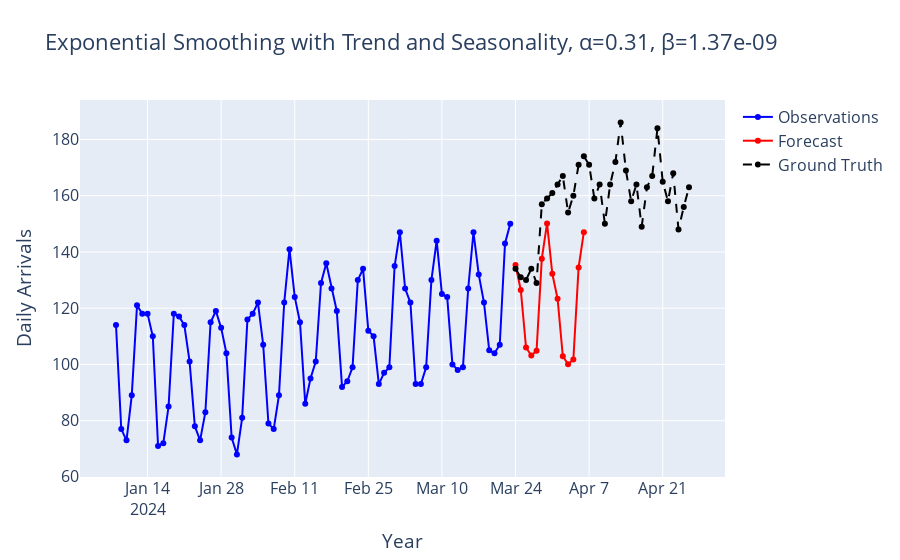

The notebook cell saved with this chart:
### Markdown cell above
# Exponential Smoothing with Trend and Seasonality

### Code cell
alpha = 0.31
beta = 1.37e-09
gamma = 0.60

# Apply Holt-Winters' Exponential Smoothing
model = ExponentialSmoothing(
    df_filtered['arrivals'],
    trend="add",
    seasonal="add",          # safer than "mul" if zeros exist
    seasonal_periods=7,      # weekly seasonality
    initialization_method="estimated"
)

# Fit the model
fitted_model = model.fit(
    smoothing_level=alpha,      # Alpha: Level smoothing
    smoothing_trend=beta,       # Beta: Trend smoothing
    smoothing_seasonal=gamma,   # Gamma: Seasonal smoothing
    optimized=False             # Set to False since we specify parameters
)

# Forecast for the next 2 years (24 months)
forecast_horizon = 14
forecast = fitted_model.forecast(forecast_horizon)

# Create a forecast index
forecast_index = pd.date_range(
    start=df_filtered.index[-1] + pd.Timedelta(days=1),
    periods=forecast_horizon,
    freq="D"
)

# Convert the forecast to a Pandas Series
forecast_series = pd.Series(forecast, index=forecast_index)

# Plot the combined data
fig = go.Figure()

# Add historical data
fig.add_trace(go.Scatter(x=df_filtered.index, y=df_filtered['arrivals'],
                         mode="lines+markers", name="Observations", line=dict(color='blue')))

# Add forecast data
fig.add_trace(
    go.Scatter(
        x=forecast_series.index,
        y=forecast_series,
        mode="lines+markers",
        name="Forecast",
        line=dict(color="red")
    )
)

# Add the ground truth for the forecast period
df_ground_truth = df.loc["2024-03-24":"2024-04-26"]
fig.add_trace(go.Scatter(x=df_ground_truth.index, y=df_ground_truth['arrivals'],
                         mode="lines+markers", name="Ground Truth", line=dict(color='black', dash="dash")))

# Update layout
fig.update_layout(
    title=f'Exponential Smoothing with Trend and Seasonality, α={alpha}, β={beta}',
    xaxis_title="Year",
    yaxis_title="Daily Arrivals",
    font=dict(size=16),
    showlegend=True
)

fig.show()

### Figure 1 — Plotly figure (JSON) as saved in the notebook; plotly's stock layout.template omitted (floating-point values rounded to 4 significant figures)
{"data": [{"line": {"color": "blue"}, "mode": "lines+markers", "name": "Observations", "type": "scatter", "x": ["2024-01-08T00:00:00+00:00", "2024-01-09T00:00:00+00:00", "2024-01-10T00:00:00+00:00", "2024-01-11T00:00:00+00:00", "2024-01-12T00:00:00+00:00", "2024-01-13T00:00:00+00:00", "2024-01-14T00:00:00+00:00", "2024-01-15T00:00:00+00:00", "2024-01-16T00:00:00+00:00", "2024-01-17T00:00:00+00:00", "2024-01-18T00:00:00+00:00", "2024-01-19T00:00:00+00:00", "2024-01-20T00:00:00+00:00", "2024-01-21T00:00:00+00:00", "2024-01-22T00:00:00+00:00", "2024-01-23T00:00:00+00:00", "2024-01-24T00:00:00+00:00", "2024-01-25T00:00:00+00:00", "2024-01-26T00:00:00+00:00", "2024-01-27T00:00:00+00:00", "2024-01-28T00:00:00+00:00", "2024-01-29T00:00:00+00:00", "2024-01-30T00:00:00+00:00", "2024-01-31T00:00:00+00:00", "2024-02-01T00:00:00+00:00", "2024-02-02T00:00:00+00:00", "2024-02-03T00:00:00+00:00", "2024-02-04T00:00:00+00:00", "2024-02-05T00:00:00+00:00", "2024-02-06T00:00:00+00:00", "2024-02-07T00:00:00+00:00", "2024-02-08T00:00:00+00:00", "2024-02-09T00:00:00+00:00", "2024-02-10T00:00:00+00:00", "2024-02-11T00:00:00+00:00", "2024-02-12T00:00:00+00:00", "2024-02-13T00:00:00+00:00", "2024-02-14T00:00:00+00:00", "2024-02-15T00:00:00+00:00", "2024-02-16T00:00:00+00:00", "2024-02-17T00:00:00+00:00", "2024-02-18T00:00:00+00:00", "2024-02-19T00:00:00+00:00", "2024-02-20T00:00:00+00:00", "2024-02-21T00:00:00+00:00", "2024-02-22T00:00:00+00:00", "2024-02-23T00:00:00+00:00", "2024-02-24T00:00:00+00:00", "2024-02-25T00:00:00+00:00", "2024-02-26T00:00:00+00:00", "2024-02-27T00:00:00+00:00", "2024-02-28T00:00:00+00:00", "2024-02-29T00:00:00+00:00", "2024-03-01T00:00:00+00:00", "2024-03-02T00:00:00+00:00", "2024-03-03T00:00:00+00:00", "2024-03-04T00:00:00+00:00", "2024-03-05T00:00:00+00:00", "2024-03-06T00:00:00+00:00", "2024-03-07T00:00:00+00:00", "2024-03-08T00:00:00+00:00", "2024-03-09T00:00:00+00:00", "2024-03-10T00:00:00+00:00", "2024-03-11T00:00:00+00:00", "2024-03-12T00:00:00+00:00", "2024-03-13T00:00:00+00:00", "2024-03-14T00:00:00+00:00", "2024-03-15T00:00:00+00:00", "2024-03-16T00:00:00+00:00", "2024-03-17T00:00:00+00:00", "2024-03-18T00:00:00+00:00", "2024-03-19T00:00:00+00:00", "2024-03-20T00:00:00+00:00", "2024-03-21T00:00:00+00:00", "2024-03-22T00:00:00+00:00", "2024-03-23T00:00:00+00:00"], "y": [114, 77, 73, 89, 121, 118, 118, 110, 71, 72, 85, 118, 117, 114, 101, 78, 73, 83, 115, 119, 113, 104, 74, 68, 81, 116, 118, 122, 107, 79, 77, 89, 122, 141, 124, 115, 86, 95, 101, 129, 136, 127, 119, 92, 94, 99, 130, 134, 112, 110, 93, 97, 99, 135, 147, 127, 122, 93, 93, 99, 130, 144, 125, 124, 100, 98, 99, 127, 147, 132, 122, 105, 104, 107, 143, 150]}, {"line": {"color": "red"}, "mode": "lines+markers", "name": "Forecast", "type": "scatter", "x": ["2024-03-24T00:00:00+00:00", "2024-03-25T00:00:00+00:00", "2024-03-26T00:00:00+00:00", "2024-03-27T00:00:00+00:00", "2024-03-28T00:00:00+00:00", "2024-03-29T00:00:00+00:00", "2024-03-30T00:00:00+00:00", "2024-03-31T00:00:00+00:00", "2024-04-01T00:00:00+00:00", "2024-04-02T00:00:00+00:00", "2024-04-03T00:00:00+00:00", "2024-04-04T00:00:00+00:00", "2024-04-05T00:00:00+00:00", "2024-04-06T00:00:00+00:00"], "y": [135.3, 126.5, 106.0, 103.2, 104.8, 137.6, 150.1, 132.2, 123.4, 102.9, 100.1, 101.7, 134.5, 147.0]}, {"line": {"color": "black", "dash": "dash"}, "mode": "lines+markers", "name": "Ground Truth", "type": "scatter", "x": ["2024-03-24T00:00:00+00:00", "2024-03-25T00:00:00+00:00", "2024-03-26T00:00:00+00:00", "2024-03-27T00:00:00+00:00", "2024-03-28T00:00:00+00:00", "2024-03-29T00:00:00+00:00", "2024-03-30T00:00:00+00:00", "2024-03-31T00:00:00+00:00", "2024-04-01T00:00:00+00:00", "2024-04-02T00:00:00+00:00", "2024-04-03T00:00:00+00:00", "2024-04-04T00:00:00+00:00", "2024-04-05T00:00:00+00:00", "2024-04-06T00:00:00+00:00", "2024-04-07T00:00:00+00:00", "2024-04-08T00:00:00+00:00", "2024-04-09T00:00:00+00:00", "2024-04-10T00:00:00+00:00", "2024-04-11T00:00:00+00:00", "2024-04-12T00:00:00+00:00", "2024-04-13T00:00:00+00:00", "2024-04-14T00:00:00+00:00", "2024-04-15T00:00:00+00:00", "2024-04-16T00:00:00+00:00", "2024-04-17T00:00:00+00:00", "2024-04-18T00:00:00+00:00", "2024-04-19T00:00:00+00:00", "2024-04-20T00:00:00+00:00", "2024-04-21T00:00:00+00:00", "2024-04-22T00:00:00+00:00", "2024-04-23T00:00:00+00:00", "2024-04-24T00:00:00+00:00", "2024-04-25T00:00:00+00:00", "2024-04-26T00:00:00+00:00"], "y": [134, 131, 130, 134, 129, 157, 159, 161, 164, 167, 154, 160, 171, 174, 171, 159, 164, 150, 164, 172, 186, 169, 158, 164, 149, 163, 167, 184, 165, 158, 168, 148, 156, 163]}], "layout": {"font": {"size": 16}, "showlegend": true, "title": {"text": "Exponential Smoothing with Trend and Seasonality, α=0.31, β=1.37e-09"}, "xaxis": {"title": {"text": "Year"}}, "yaxis": {"title": {"text": "Daily Arrivals"}}}}
